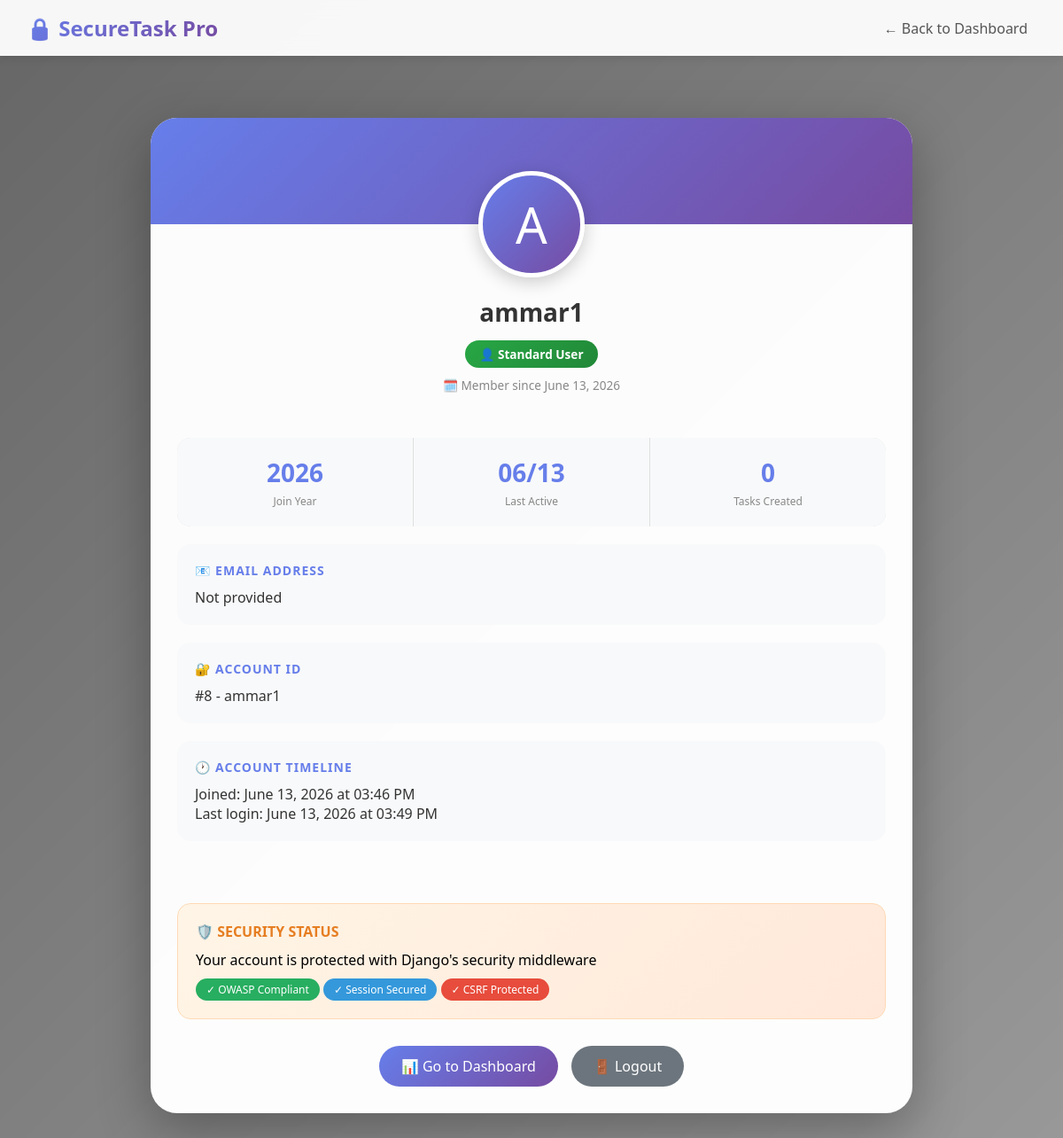
Before: /profile/ (signed in) with the older database file.
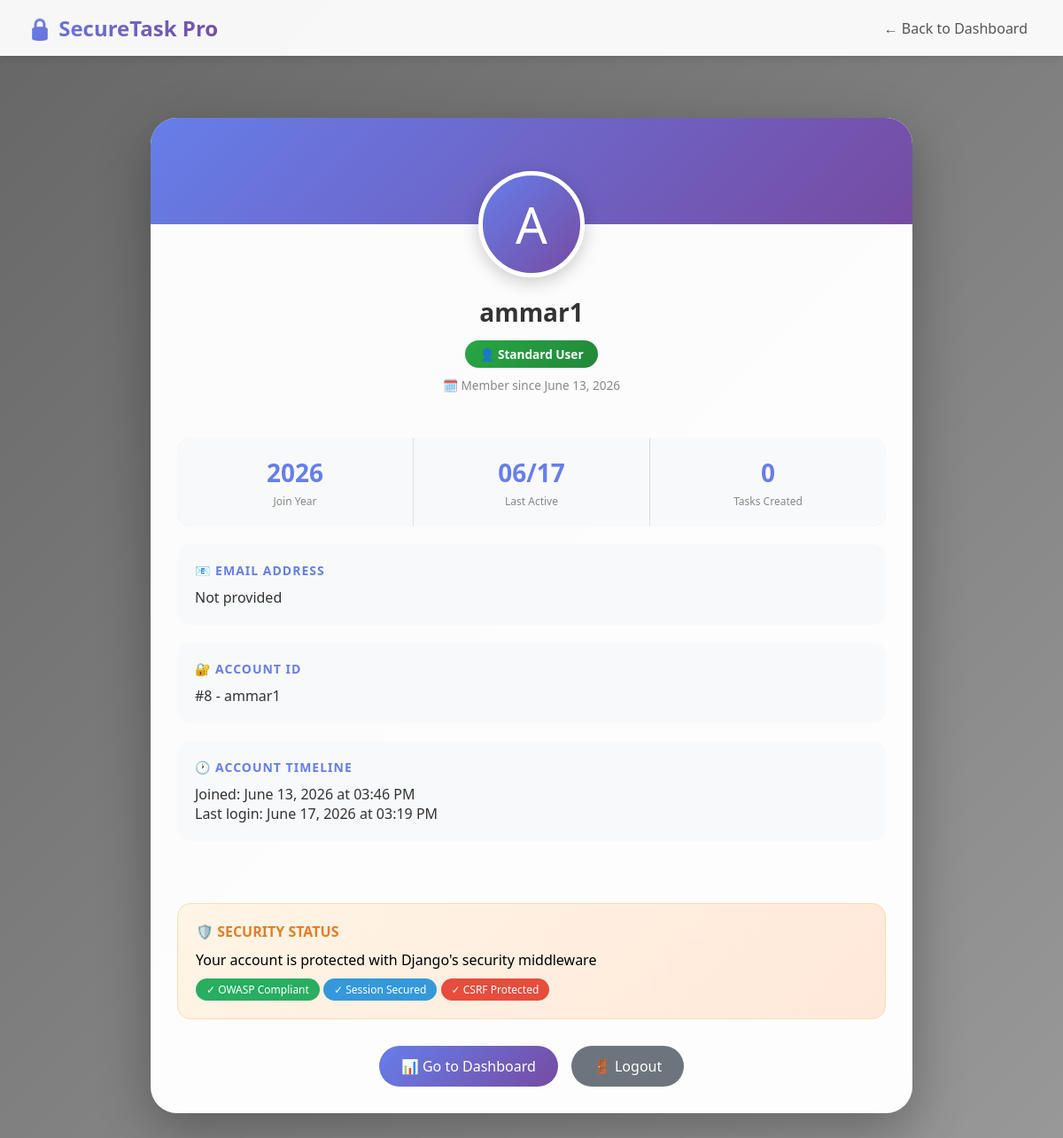
After: the same page with the newer database file.
### core/models.py (models this page shows, shortened)
class User(AbstractUser):
    ROLE_CHOICES = (
        ('admin', 'Admin'),
        ('normal', 'Normal User'),
    )
    role = models.CharField(max_length=10, choices=ROLE_CHOICES, default='normal')
    two_factor_enabled = models.BooleanField(default=False)
    two_factor_code = models.CharField(max_length=6, blank=True, null=True)
    two_factor_code_created = models.DateTimeField(blank=True, null=True)

### core/views.py (the view)
# urls.py: path('profile/', views.profile, name='profile'),
@login_required
def profile(request):
    return render(request, 'core/profile.html')

### core/templates/core/profile.html (shortened to what this page needs)
<!DOCTYPE html>
<html lang="en">
<head>
</head>
<body>
    <nav class="navbar">
        <div class="logo">🔒 SecureTask Pro</div>
        <div class="nav-links">
            <a href="{% url 'dashboard' %}">← Back to Dashboard</a>
        </div>
    </nav>
    <div class="container">
        <div class="profile-card">
            <div class="cover-photo"></div>
            <div class="avatar-section">
                <div class="avatar">
                    {{ request.user.username|make_list|first|upper }}
                </div>
            </div>
            <div class="profile-info">
                <div class="username">{{ request.user.username }}</div>
                <span class="role-badge {% if request.user.role == 'admin' %}role-admin{% else %}role-user{% endif %}">
                    {% if request.user.role == 'admin' %}👑 Administrator{% else %}👤 Standard User{% endif %}
                </span>
                <div class="member-since">
                    🗓️ Member since {{ request.user.date_joined|date:"F d, Y" }}
                </div>
            </div>
            <div class="stats-grid">
                <div class="stat-item">
                    <div class="stat-number">{{ request.user.date_joined|date:"Y" }}</div>
                    <div class="stat-label">Join Year</div>
                </div>
                <div class="stat-item">
                    <div class="stat-number">
                        {% if request.user.last_login %}
                            {{ request.user.last_login|date:"m/d" }}
                        {% else %}
                            New
                        {% endif %}
                    </div>
                    <div class="stat-label">Last Active</div>
                </div>
                <div class="stat-item">
                    <div class="stat-number">
                        {{ request.user.tasks.count }}
                    </div>
                    <div class="stat-label">Tasks Created</div>
                </div>
            </div>
            <div class="info-section">
                <div class="info-card">
                    <div class="info-title">📧 EMAIL ADDRESS</div>
                    <div class="info-value">{{ request.user.email|default:"Not provided" }}</div>
                </div>
                <div class="info-card">
                    <div class="info-title">🔐 ACCOUNT ID</div>
                    <div class="info-value">#{{ request.user.id }} - {{ request.user.username|slugify }}</div>
                </div>
                <div class="info-card">
                    <div class="info-title">🕐 ACCOUNT TIMELINE</div>
                    <div class="info-value">
                        Joined: {{ request.user.date_joined|date:"F d, Y \a\t h:i A" }}<br>
                        Last login: {{ request.user.last_login|date:"F d, Y \a\t h:i A"|default:"First time user" }}
                    </div>
                </div>
            </div>
            <div class="security-section">
                <div class="security-title">🛡️ SECURITY STATUS</div>
                <div>Your account is protected with Django's security middleware</div>
                <div class="security-badge">✓ OWASP Compliant</div>
                <div class="security-badge" style="background: #3498db;">✓ Session Secured</div>
                <div class="security-badge" style="background: #e74c3c;">✓ CSRF Protected</div>
            </div>
            <div class="action-buttons">
                <a href="{% url 'dashboard' %}" class="btn btn-primary">📊 Go to Dashboard</a>
                <a href="{% url 'logout' %}" class="btn btn-secondary">🚪 Logout</a>
            </div>
        </div>
    </div>
</body>
</html>

Changed rows visible on the page:
changed User "ammar1": user.last_login "06/13" → "06/17"; user.last_login "June 13, 2026 at 03:49 PM" → "June 17, 2026 at 03:19 PM"
